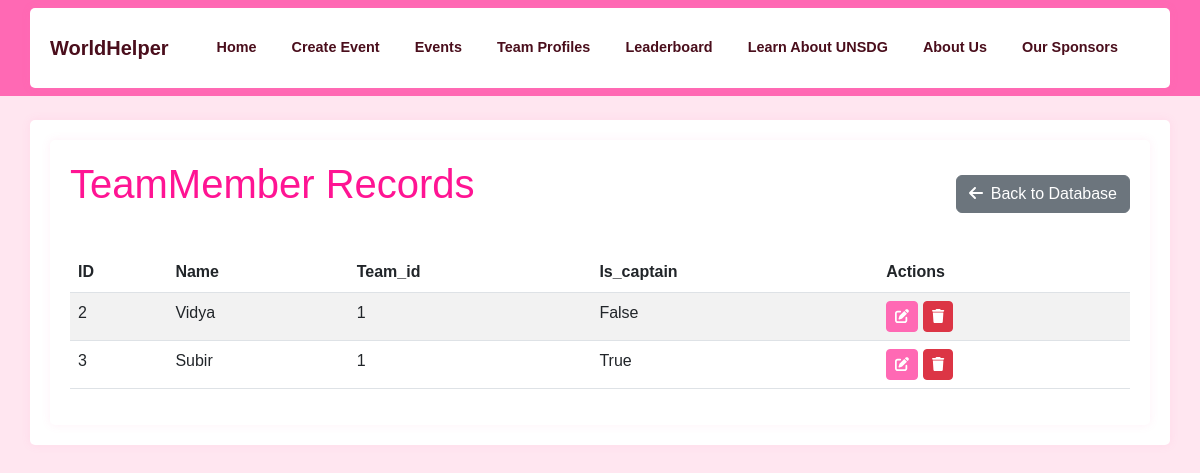
The app's page /database/TeamMember, older data.
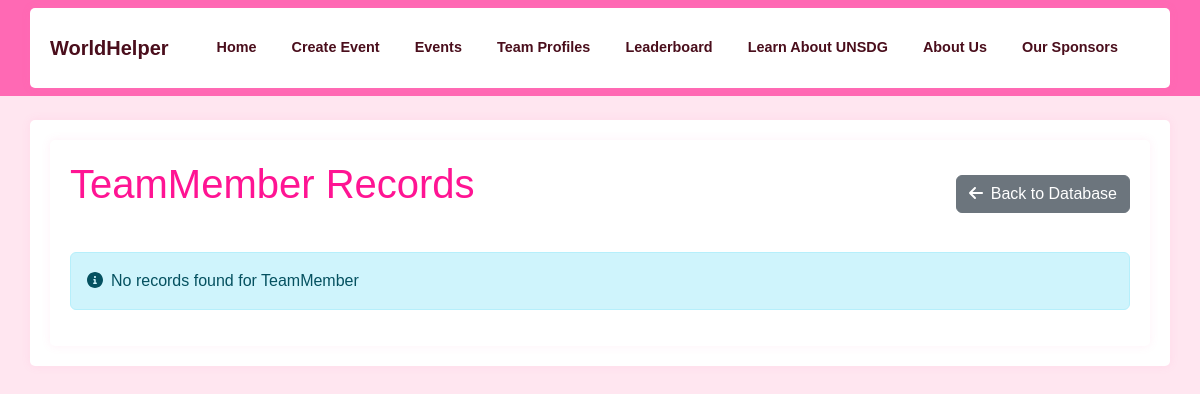
The same page, newer data.
### app/models.py (models this page shows)
class TeamMember(db.Model):
    id = db.Column(db.Integer, primary_key=True)
    name = db.Column(db.String(64), nullable=False)
    team_id = db.Column(db.Integer, db.ForeignKey('team.id', ondelete='CASCADE'), nullable=False)
    is_captain = db.Column(db.Boolean, default=False)
    __table_args__ = (
        db.UniqueConstraint('team_id', 'name', name='unique_member_per_team'),
    )
    def to_dict(self):
        return {
            'id': self.id,
            'name': self.name,
            'team_id': self.team_id,
            'is_captain': self.is_captain
        }

### app/admin/routes.py (the view)
@bp.route('/database/<model_name>')
def view_model(model_name):
    models = {
        'Team': Team,
        'Event': Event,
        'TeamMember': TeamMember,
        'BingoCard': BingoCard,
        'Notification': Notification,
        'EventVerification': EventVerification
    }
    if model_name not in models:
        flash(('Invalid model name', request.path), 'error')
        return redirect(url_for('admin.manage_database'))
    model = models[model_name]
    records = model.query.all()
    records = [record.to_dict() for record in records]  # Convert to dictionaries
    return render_template('admin/view_model.html', model_name=model_name, records=records)

### app/templates/admin/view_model.html (shortened to what this page needs)
{% extends "base.html" %}
{% block content %}
<div class="container">
    <div class="d-flex justify-content-between align-items-center mb-4">
        <h1>{{ model_name }} Records</h1>
        <a href="{{ url_for('admin.manage_database') }}" class="btn btn-secondary">
            <i class="fas fa-arrow-left me-2"></i>Back to Database
        </a>
    </div>
    {% if records %}
    <div class="table-responsive">
        <table class="table table-striped table-hover">
            <thead>
                <tr>
                    <th>ID</th>
                    {% for key in records[0].keys() %}
                    {% if key != 'id' %}
                    <th>{{ key|title }}</th>
                    {% endif %}
                    {% endfor %}
                    <th>Actions</th>
                </tr>
            </thead>
            <tbody>
                {% for record in records %}
                <tr>
                    <td>{{ record.id }}</td>
                    {% for key, value in record.items() %}
                    {% if key != 'id' %}
                    <td>
                        {% if key.endswith('_at') and value %}
                            {{ value|datetime }}
                        {% else %}
                            {{ value }}
                        {% endif %}
                    </td>
                    {% endif %}
                    {% endfor %}
                    <td>
                        <button class="btn btn-primary btn-sm" onclick="openEditModal('{{ model_name }}', {{ record.id }})">
                            <i class="fas fa-edit"></i>
                        </button>
                        <form method="POST"
                              action="{{ url_for('admin.delete_record', model_name=model_name, id=record.id) }}"
                              class="d-inline"
                              onsubmit="return confirm('Are you sure you want to delete this record?')">
                            <button type="submit" class="btn btn-danger btn-sm">
                                <i class="fas fa-trash"></i>
                            </button>
                        </form>
                    </td>
                </tr>
                {% endfor %}
            </tbody>
        </table>
    </div>
    {% else %}
    <div class="alert alert-info">
        <i class="fas fa-info-circle me-2"></i>No records found for {{ model_name }}
    </div>
    {% endif %}
</div>
{% endblock %}

### app/templates/base.html (shortened to what this page needs)
<!DOCTYPE html>
<html lang="en">
<head>
    <link rel="stylesheet" href="https://cdn.jsdelivr.net/npm/bootstrap@5.2.3/dist/css/bootstrap.min.css">
    <link rel="stylesheet" href="{{ url_for('static', filename='css/custom.css') }}">
    <link rel="stylesheet" href="https://cdnjs.cloudflare.com/ajax/libs/font-awesome/6.0.0/css/all.min.css">
    <link href="https://cdn.quilljs.com/1.3.6/quill.snow.css" rel="stylesheet">
</head>
<body>
    <nav class="navbar navbar-expand-lg navbar-dark">
        <div class="container">
            <a class="navbar-brand" href="{{ url_for('main.index') }}">WorldHelper</a>
            <div class="collapse navbar-collapse" id="navbarNav">
                <ul class="navbar-nav ms-auto">
                    <li class="nav-item">
                        <a class="nav-link {{ 'active' if request.endpoint == 'main.index' }}" href="{{ url_for('main.index') }}">Home</a>
                    </li>
                    <li class="nav-item">
                        <a class="nav-link {{ 'active' if request.endpoint == 'main.create_event' }}" href="{{ url_for('main.create_event') }}">Create Event</a>
                    </li>
                    <li class="nav-item">
                        <a class="nav-link {{ 'active' if request.endpoint == 'main.events' }}" href="{{ url_for('main.events') }}">Events</a>
                    </li>
                    <li class="nav-item">
                        <a class="nav-link {{ 'active' if request.endpoint == 'main.team_profiles' }}" href="{{ url_for('main.team_profiles') }}">Team Profiles</a>
                    </li>
                    <li class="nav-item">
                        <a class="nav-link {{ 'active' if request.endpoint == 'main.leaderboard' }}" href="{{ url_for('main.leaderboard') }}">Leaderboard</a>
                    </li>
                    <li class="nav-item">
                        <a class="nav-link {{ 'active' if request.endpoint == 'main.learn_unsdg' }}" href="{{ url_for('main.learn_unsdg') }}">Learn About UNSDG</a>
                    </li>
                    <li class="nav-item">
                        <a class="nav-link {{ 'active' if request.endpoint == 'main.about' }}" href="{{ url_for('main.about') }}">About Us</a>
                    </li>
                    <li class="nav-item">
                        <a class="nav-link {{ 'active' if request.endpoint == 'main.sponsors' }}" href="{{ url_for('main.sponsors') }}">Our Sponsors</a>
                    </li>
                </ul>
            </div>
        </div>
    </nav>
    <div class="container mt-4">
        {% block content %}{% endblock %}
    </div>
</body>
</html>

### app/static/css/custom.css (style rules this page uses)
:root { --pink-primary: #FF1493; --pink-secondary: #FF69B4; --pink-light: #FFE6F0; --pink-border: #FFCCE6; --pink-hover: #FF1493; --pink-dark: #4a0e1c; }
body { font-family: 'Arial', sans-serif; background-color: var(--pink-light); }
.navbar { background-color: var(--pink-secondary) !important; }
.navbar-brand, .nav-link { color: var(--pink-dark) !important; font-weight: bold; transition: color 0.3s ease; }
.container { background-color: #ffffff; border-radius: 5px; padding: 20px; box-shadow: 0 0 10px rgba(255, 105, 180, 0.1); }
h1, .world-helper-title { color: var(--pink-primary); margin-bottom: 20px; }
.collapse { transition: all 0.3s ease; }
.navbar-nav { width: 100%; display: flex; justify-content: space-between; align-items: center; padding: 0 1rem; }
.nav-item { text-align: center; margin: 0 0.3rem; }
.nav-link { font-size: 0.9rem; white-space: nowrap; padding: 0.5rem 0.7rem !important; }

Row changes from the older to the newer data that the page shows:
removed TeamMember: id "2", name "Vidya", record "1" "False"
removed TeamMember: id "3", name "Subir", record "1" "True"
Text that changed along with them:
{{ model_name }}: (not shown) → "TeamMember"
text no longer shown: "ID Actions"
text now shown: "No records found for"
list line gone: "Name"
list line gone: "Team_id"
list line gone: "Is_captain"
